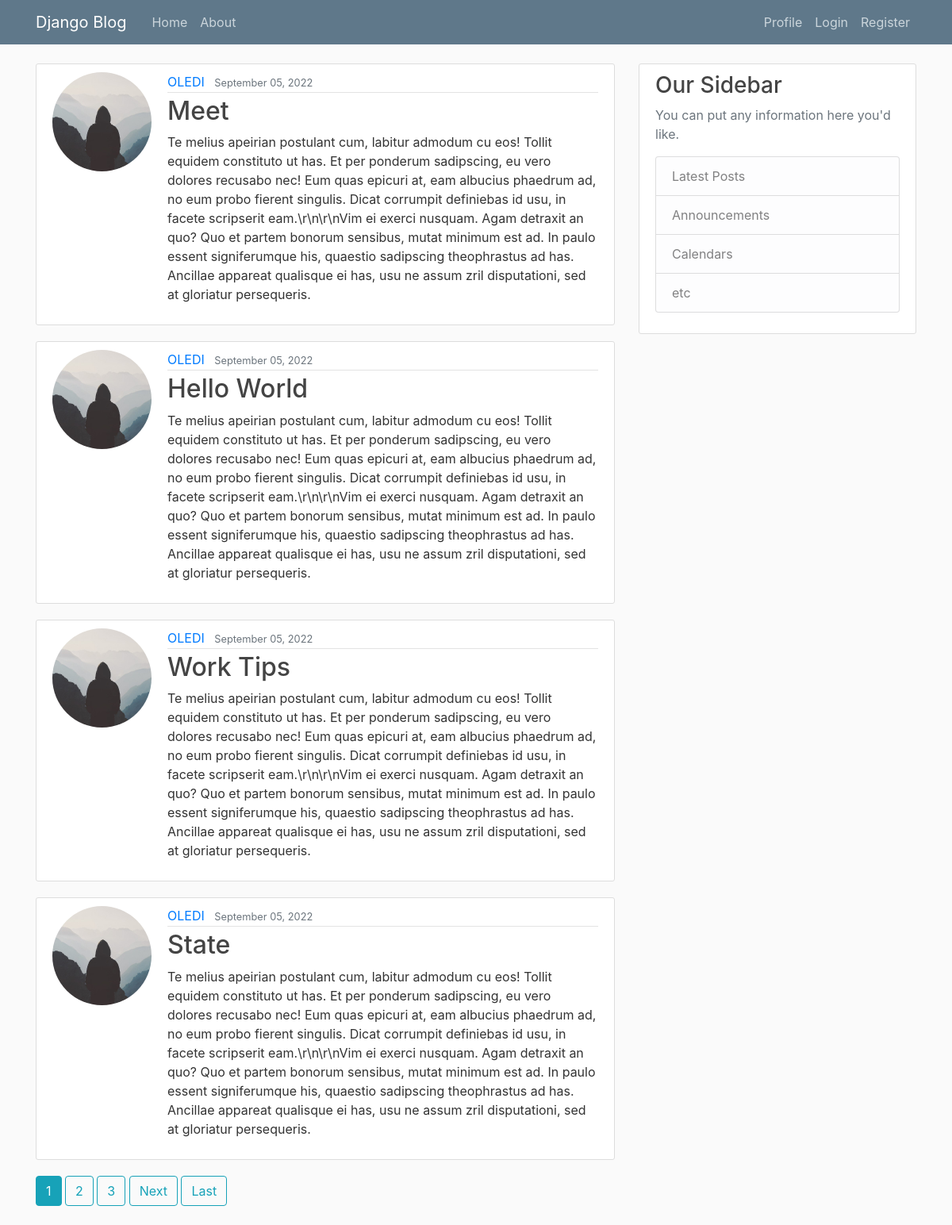
The page / on the database its author committed.
### blog/models.py (models this page shows, shortened)
class Post(models.Model):
    title = models.CharField(max_length=100)
    content = models.TextField()
    date_posted = models.DateTimeField(default=timezone.now)
    author = models.ForeignKey(User, on_delete=models.CASCADE)

### user/models.py (models this page shows, shortened)
class Profile(models.Model):
    user = models.OneToOneField(User, on_delete=models.CASCADE)
    image = models.ImageField(default='default.jpg', upload_to='profile_pics')
    bio = models.CharField(max_length=300)
    phone = PhoneNumberField(null=True, blank=True, unique=True)

### blog/views.py (the view)
# urls.py: path('', PostListView.as_view(), name='blog-home'),
class PostListView(ListView):
    model = Post
    template_name = 'blog/home.html'
    context_object_name = 'posts'
    ordering = ['-date_posted']
    paginate_by = 4

### blog/templates/blog/home.html (shortened to what this page needs)
{% extends "blog/base.html" %}
{% block content %}
    {% for post in posts %}
        <article class="media content-section">
            <img class="rounded-circle account-img" src="{{ post.author.profile.image.url }}" alt="image">
            <div class="media-body">
                <div class="article-metadata">
                    <a class="mr-2" href="{% url 'user-posts' post.author.username %}">{{ post.author }}</a>
                    <small class="text-muted">{{ post.date_posted|date:"F d, Y" }}</small>
                </div>
                <h2><a class="article-title" href="{% url 'post-detail' post.id %}">{{ post.title }}</a></h2>
                <p class="article-content">{{ post.content }}</p>
            </div>
        </article>
    {% endfor %}
    {% if is_paginated %}
        {% for num in page_obj.paginator.page_range %}
            {% if page_obj.number == num %}
                <a class="btn btn-info mb-4" href="?page={{ num }}">{{ num }}</a>
            {% elif num > page_obj.number|add:'-3' and num < page_obj.number|add:'3'  %}
                <a class="btn btn-outline-info mb-4" href="?page={{ num }}">{{ num }}</a>
            {% endif %}
        {% endfor %}
        {% if page_obj.has_next %}
            <a class="btn btn-outline-info mb-4" href="?page={{ page_obj.next_page_number }}">Next</a>
            <a class="btn btn-outline-info mb-4" href="?page={{ page_obj.paginator.num_pages }}">Last</a>
        {% endif %}
    {% endif %}
{% endblock content %}

### blog/templates/blog/base.html (shortened to what this page needs)
{% load static %}
<!DOCTYPE html>
<html>
<head>
    <link rel="stylesheet" href="https://maxcdn.bootstrapcdn.com/bootstrap/4.0.0/css/bootstrap.min.css">
    <link rel="stylesheet" type="text/css" href="{% static 'blog/main.css' %}">
</head>
<body>
    <header class="site-header">
        <nav class="navbar navbar-expand-md navbar-dark bg-steel fixed-top">
            <div class="container">
                <a class="navbar-brand mr-4" href="{% url 'blog-home' %}">Django Blog</a>
                <div class="collapse navbar-collapse" id="navbarToggle">
                    <div class="navbar-nav mr-auto">
                        <a class="nav-item nav-link" href="{% url 'blog-home' %}">Home</a>
                        <a class="nav-item nav-link" href="{% url 'blog-about' %}">About</a>
                    </div>
                    <div class="navbar-nav">
                        {% if user.is_authenticated %}
                            <a class="nav-item nav-link" href="{% url 'profile' %}">{{ request.user }} Profile</a>
                            <a class="nav-item nav-link" href="{% url 'post-create' %}">Create New Blog</a>
                            <a class="nav-item nav-link" href="{% url 'logout' %}">Logout</a>
                        {% else %}
                            <a class="nav-item nav-link" href="{% url 'profile' %}">Profile</a>
                            <a class="nav-item nav-link" href="{% url 'login' %}">Login</a>
                            <a class="nav-item nav-link" href="{% url 'register' %}">Register</a>
                        {% endif %}
                    </div>
                </div>
            </div>
        </nav>
    </header>
    <main role="main" class="container">
        <div class="row">
            <div class="col-md-8">
                {% block content %}{% endblock %}
            </div>
            <div class="col-md-4">
                <div class="content-section">
                    <h3>Our Sidebar</h3>
                    <p class='text-muted'>You can put any information here you'd like.
                        <ul class="list-group">
                            <li class="list-group-item list-group-item-light">Latest Posts</li>
                            <li class="list-group-item list-group-item-light">Announcements</li>
                            <li class="list-group-item list-group-item-light">Calendars</li>
                            <li class="list-group-item list-group-item-light">etc</li>
                        </ul>
                    </p>
                </div>
            </div>
        </div>
    </main>
</body>
</html>

### blog/static/blog/main.css (style rules this page uses)
body { background: #fafafa; color: #333333; margin-top: 5rem; }
h1, h2, h3, h4, h5, h6 { color: #444444; }
ul { margin: 0; }
.bg-steel { background-color: #5f788a; }
.site-header .navbar-nav .nav-link { color: #cbd5db; }
.content-section { background: #ffffff; padding: 10px 20px; border: 1px solid #dddddd; border-radius: 3px; margin-bottom: 20px; }
.article-title { color: #444444; }
.article-content { white-space: pre-line; }
.article-metadata { padding-bottom: 1px; margin-bottom: 4px; border-bottom: 1px solid #e3e3e3 }
.account-img { height: 125px; width: 125px; margin-right: 20px; margin-bottom: 16px; }

### rows shown on the page
Post: author.profile.image (placeholder picture), author "OLEDI", date_posted "September 05, 2022", title "Meet", content "Te melius apeirian postulant cum, labitur admodum cu eos! Tollit equidem constituto ut has. Et per ponderum sadipscing, eu vero dolores recusabo nec! Eum quas epicuri at, eam albucius phaedrum ad, no eum probo fierent singulis. Dicat corrumpit definiebas id usu, in facete scripserit eam.\\r\\n\\r\\nVim ei exerci nusquam. Agam detraxit an quo? Quo et partem bonorum sensibus, mutat minimum est ad. In paulo essent signiferumque his, quaestio sadipscing theophrastus ad has. Ancillae appareat qualisque ei has, usu ne assum zril disputationi, sed at gloriatur persequeris."
Post: author.profile.image (placeholder picture), author "OLEDI", date_posted "September 05, 2022", title "Hello World", content "Te melius apeirian postulant cum, labitur admodum cu eos! Tollit equidem constituto ut has. Et per ponderum sadipscing, eu vero dolores recusabo nec! Eum quas epicuri at, eam albucius phaedrum ad, no eum probo fierent singulis. Dicat corrumpit definiebas id usu, in facete scripserit eam.\\r\\n\\r\\nVim ei exerci nusquam. Agam detraxit an quo? Quo et partem bonorum sensibus, mutat minimum est ad. In paulo essent signiferumque his, quaestio sadipscing theophrastus ad has. Ancillae appareat qualisque ei has, usu ne assum zril disputationi, sed at gloriatur persequeris."
Post: author.profile.image (placeholder picture), author "OLEDI", date_posted "September 05, 2022", title "Work Tips", content "Te melius apeirian postulant cum, labitur admodum cu eos! Tollit equidem constituto ut has. Et per ponderum sadipscing, eu vero dolores recusabo nec! Eum quas epicuri at, eam albucius phaedrum ad, no eum probo fierent singulis. Dicat corrumpit definiebas id usu, in facete scripserit eam.\\r\\n\\r\\nVim ei exerci nusquam. Agam detraxit an quo? Quo et partem bonorum sensibus, mutat minimum est ad. In paulo essent signiferumque his, quaestio sadipscing theophrastus ad has. Ancillae appareat qualisque ei has, usu ne assum zril disputationi, sed at gloriatur persequeris."
Post: author.profile.image (placeholder picture), author "OLEDI", date_posted "September 05, 2022", title "State", content "Te melius apeirian postulant cum, labitur admodum cu eos! Tollit equidem constituto ut has. Et per ponderum sadipscing, eu vero dolores recusabo nec! Eum quas epicuri at, eam albucius phaedrum ad, no eum probo fierent singulis. Dicat corrumpit definiebas id usu, in facete scripserit eam.\\r\\n\\r\\nVim ei exerci nusquam. Agam detraxit an quo? Quo et partem bonorum sensibus, mutat minimum est ad. In paulo essent signiferumque his, quaestio sadipscing theophrastus ad has. Ancillae appareat qualisque ei has, usu ne assum zril disputationi, sed at gloriatur persequeris."

### other values the page prints
{{ num }} "1"
{{ num }} "2" "3"
